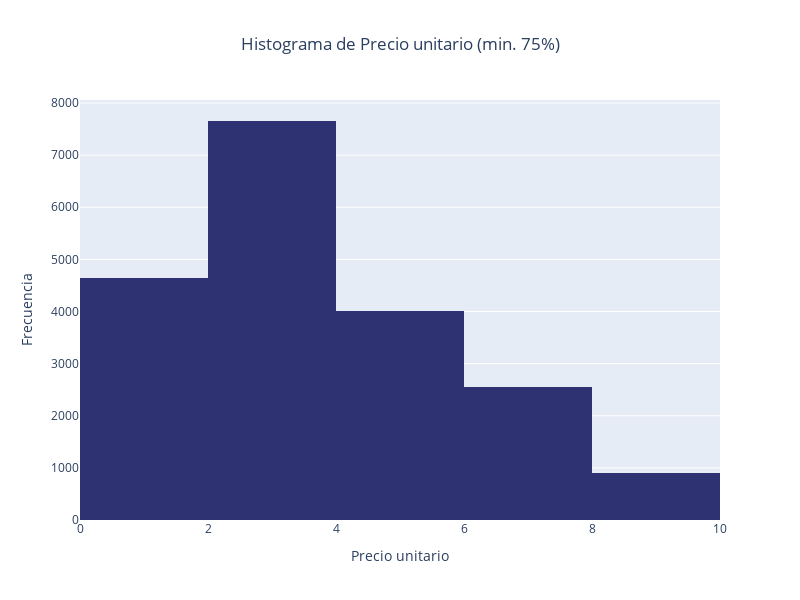

The cell this chart's notebook holds for it:
### Code cell
price_per_unit_sin_max_quartil =ofertas_relampagos_df.loc[(ofertas_relampagos_df.PRICE_PER_UNIT<=np.quantile(ofertas_relampagos_df.PRICE_PER_UNIT,0.75))&(ofertas_relampagos_df.SOLD_QUANTITY>0),'PRICE_PER_UNIT']
price_per_unit_sin_max_quartil = price_per_unit_sin_max_quartil.rename('Precio unitario')
fig = go.Figure(data=go.Histogram(x=price_per_unit_sin_max_quartil,marker_color='#2e3273',nbinsx=7))
fig.update_layout(title_text='Histograma de precio unitario de ofertas vendidas (min. 75%)', title_x=0.5,width=800,height=600,xaxis_title='Precio unitario',yaxis_title='Frecuencia')

#ofertas_relampagos_df.loc[ofertas_relampagos_df.PRICE_PER_UNIT<=np.quantile(ofertas_relampagos_df.PRICE_PER_UNIT,0.75),'PRICE_PER_UNIT'].plot(kind='hist')

### Figure 1 — Plotly figure (JSON) as saved in the notebook; plotly's stock layout.template omitted (floating-point values rounded to 4 significant figures; data arrays with more than 128 entries replaced by an {"elided": "..."} marker saying what was removed)
{"data": [{"marker": {"color": "#2e3273"}, "nbinsx": 7, "type": "histogram", "x": {"elided": "19757 float values"}}], "layout": {"height": 600, "title": {"text": "Histograma de Precio unitario (min. 75%)", "x": 0.5}, "width": 800, "xaxis": {"title": {"text": "Precio unitario"}}, "yaxis": {"title": {"text": "Frecuencia"}}}}
